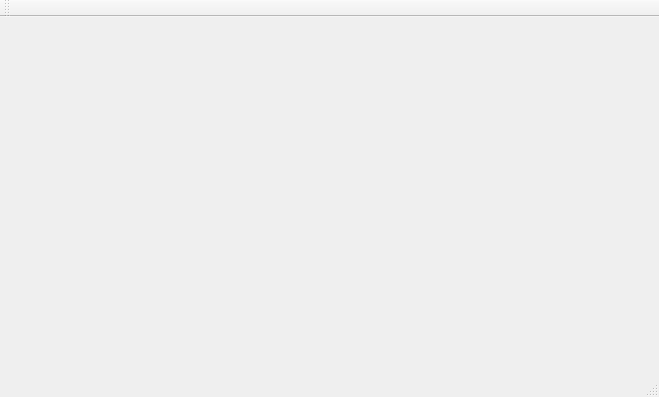
<?xml version="1.0" encoding="UTF-8"?>
<ui version="4.0">
 <class>MainWindow</class>
 <widget class="QMainWindow" name="MainWindow">
  <property name="geometry">
   <rect>
    <x>0</x>
    <y>0</y>
    <width>659</width>
    <height>397</height>
   </rect>
  </property>
  <property name="windowTitle">
   <string>MainWindow</string>
  </property>
  <widget class="QWidget" name="centralWidget"/>
  <widget class="QMenuBar" name="menuBar">
   <property name="geometry">
    <rect>
     <x>0</x>
     <y>0</y>
     <width>659</width>
     <height>20</height>
    </rect>
   </property>
  </widget>
  <widget class="QToolBar" name="mainToolBar">
   <attribute name="toolBarArea">
    <enum>TopToolBarArea</enum>
   </attribute>
   <attribute name="toolBarBreak">
    <bool>false</bool>
   </attribute>
  </widget>
  <widget class="QStatusBar" name="statusBar"/>
 </widget>
 <layoutdefault spacing="6" margin="11"/>
 <resources/>
 <connections/>
</ui>
